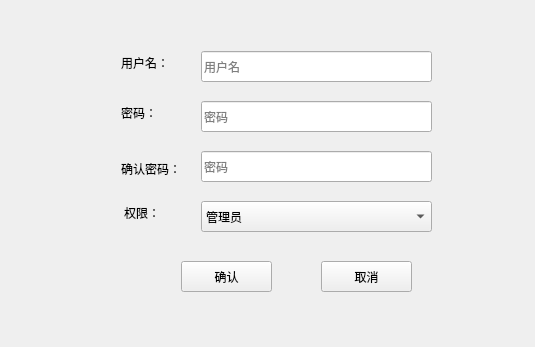
<?xml version="1.0" encoding="UTF-8"?>
<ui version="4.0">
 <class>Form_Login</class>
 <widget class="QWidget" name="Form_Login">
  <property name="geometry">
   <rect>
    <x>0</x>
    <y>0</y>
    <width>535</width>
    <height>347</height>
   </rect>
  </property>
  <property name="windowTitle">
   <string>登录</string>
  </property>
  <property name="styleSheet">
   <string notr="true"/>
  </property>
  <layout class="QGridLayout" name="gridLayout">
   <item row="0" column="0">
    <widget class="QStackedWidget" name="stackedWidget">
     <property name="currentIndex">
      <number>1</number>
     </property>
     <widget class="QWidget" name="page">
      <widget class="QPushButton" name="Btn_Cancel">
       <property name="geometry">
        <rect>
         <x>310</x>
         <y>220</y>
         <width>91</width>
         <height>31</height>
        </rect>
       </property>
       <property name="styleSheet">
        <string notr="true">color: rgb(0, 0, 0);</string>
       </property>
       <property name="text">
        <string>取消</string>
       </property>
      </widget>
      <widget class="QPushButton" name="Btn_Login">
       <property name="geometry">
        <rect>
         <x>170</x>
         <y>220</y>
         <width>91</width>
         <height>31</height>
        </rect>
       </property>
       <property name="styleSheet">
        <string notr="true">color: rgb(0, 0, 0);</string>
       </property>
       <property name="text">
        <string>确认</string>
       </property>
      </widget>
      <widget class="QLabel" name="label_2">
       <property name="geometry">
        <rect>
         <x>110</x>
         <y>170</y>
         <width>54</width>
         <height>12</height>
        </rect>
       </property>
       <property name="styleSheet">
        <string notr="true">color: rgb(0, 0, 0);</string>
       </property>
       <property name="text">
        <string>密码：</string>
       </property>
      </widget>
      <widget class="QLineEdit" name="LineEd_UserName">
       <property name="geometry">
        <rect>
         <x>170</x>
         <y>100</y>
         <width>231</width>
         <height>31</height>
        </rect>
       </property>
       <property name="placeholderText">
        <string>用户名</string>
       </property>
      </widget>
      <widget class="QLineEdit" name="LineEd_UserPassword">
       <property name="geometry">
        <rect>
         <x>170</x>
         <y>160</y>
         <width>231</width>
         <height>31</height>
        </rect>
       </property>
       <property name="placeholderText">
        <string>密码</string>
       </property>
      </widget>
      <widget class="QLabel" name="label">
       <property name="geometry">
        <rect>
         <x>110</x>
         <y>110</y>
         <width>54</width>
         <height>12</height>
        </rect>
       </property>
       <property name="styleSheet">
        <string notr="true">color: rgb(0, 0, 0);</string>
       </property>
       <property name="text">
        <string>用户名：</string>
       </property>
      </widget>
      <widget class="QLabel" name="label_7">
       <property name="geometry">
        <rect>
         <x>110</x>
         <y>50</y>
         <width>54</width>
         <height>12</height>
        </rect>
       </property>
       <property name="styleSheet">
        <string notr="true">color: rgb(0, 0, 0);</string>
       </property>
       <property name="text">
        <string>权限：</string>
       </property>
      </widget>
      <widget class="QComboBox" name="cBx_permission">
       <property name="geometry">
        <rect>
         <x>170</x>
         <y>40</y>
         <width>231</width>
         <height>31</height>
        </rect>
       </property>
       <item>
        <property name="text">
         <string>管理员</string>
        </property>
       </item>
       <item>
        <property name="text">
         <string>工程师</string>
        </property>
       </item>
       <item>
        <property name="text">
         <string>操作员</string>
        </property>
       </item>
      </widget>
     </widget>
     <widget class="QWidget" name="page_2">
      <widget class="QPushButton" name="Btn_LoginEdit">
       <property name="geometry">
        <rect>
         <x>170</x>
         <y>250</y>
         <width>91</width>
         <height>31</height>
        </rect>
       </property>
       <property name="styleSheet">
        <string notr="true">color: rgb(0, 0, 0);</string>
       </property>
       <property name="text">
        <string>确认</string>
       </property>
      </widget>
      <widget class="QLabel" name="label_3">
       <property name="geometry">
        <rect>
         <x>110</x>
         <y>92</y>
         <width>54</width>
         <height>20</height>
        </rect>
       </property>
       <property name="styleSheet">
        <string notr="true">color: rgb(0, 0, 0);</string>
       </property>
       <property name="text">
        <string>密码：</string>
       </property>
      </widget>
      <widget class="QLineEdit" name="LineEd_UserNameEdit">
       <property name="geometry">
        <rect>
         <x>190</x>
         <y>40</y>
         <width>231</width>
         <height>31</height>
        </rect>
       </property>
       <property name="placeholderText">
        <string>用户名</string>
       </property>
      </widget>
      <widget class="QLineEdit" name="LineEd_UserPasswordEdit">
       <property name="geometry">
        <rect>
         <x>190</x>
         <y>90</y>
         <width>231</width>
         <height>31</height>
        </rect>
       </property>
       <property name="echoMode">
        <enum>QLineEdit::Password</enum>
       </property>
       <property name="placeholderText">
        <string>密码</string>
       </property>
      </widget>
      <widget class="QLabel" name="label_4">
       <property name="geometry">
        <rect>
         <x>110</x>
         <y>42</y>
         <width>54</width>
         <height>20</height>
        </rect>
       </property>
       <property name="styleSheet">
        <string notr="true">color: rgb(0, 0, 0);</string>
       </property>
       <property name="text">
        <string>用户名：</string>
       </property>
      </widget>
      <widget class="QPushButton" name="Btn_CancelEdit">
       <property name="geometry">
        <rect>
         <x>310</x>
         <y>250</y>
         <width>91</width>
         <height>31</height>
        </rect>
       </property>
       <property name="styleSheet">
        <string notr="true">color: rgb(0, 0, 0);</string>
       </property>
       <property name="text">
        <string>取消</string>
       </property>
      </widget>
      <widget class="QLineEdit" name="LineEd_UserPasswordEditC">
       <property name="geometry">
        <rect>
         <x>190</x>
         <y>140</y>
         <width>231</width>
         <height>31</height>
        </rect>
       </property>
       <property name="echoMode">
        <enum>QLineEdit::Password</enum>
       </property>
       <property name="placeholderText">
        <string>密码</string>
       </property>
      </widget>
      <widget class="QLabel" name="label_5">
       <property name="geometry">
        <rect>
         <x>110</x>
         <y>150</y>
         <width>71</width>
         <height>16</height>
        </rect>
       </property>
       <property name="styleSheet">
        <string notr="true">color: rgb(0, 0, 0);</string>
       </property>
       <property name="text">
        <string>确认密码：</string>
       </property>
      </widget>
      <widget class="QLabel" name="label_6">
       <property name="geometry">
        <rect>
         <x>113</x>
         <y>192</y>
         <width>61</width>
         <height>20</height>
        </rect>
       </property>
       <property name="styleSheet">
        <string notr="true">color: rgb(0, 0, 0);</string>
       </property>
       <property name="text">
        <string>权限：</string>
       </property>
      </widget>
      <widget class="QComboBox" name="CBox_UserLevelEdit">
       <property name="geometry">
        <rect>
         <x>190</x>
         <y>190</y>
         <width>231</width>
         <height>31</height>
        </rect>
       </property>
       <property name="minimumSize">
        <size>
         <width>231</width>
         <height>31</height>
        </size>
       </property>
       <item>
        <property name="text">
         <string>管理员</string>
        </property>
       </item>
       <item>
        <property name="text">
         <string>工程师</string>
        </property>
       </item>
       <item>
        <property name="text">
         <string>操作者</string>
        </property>
       </item>
      </widget>
     </widget>
    </widget>
   </item>
  </layout>
 </widget>
 <resources/>
 <connections/>
</ui>
